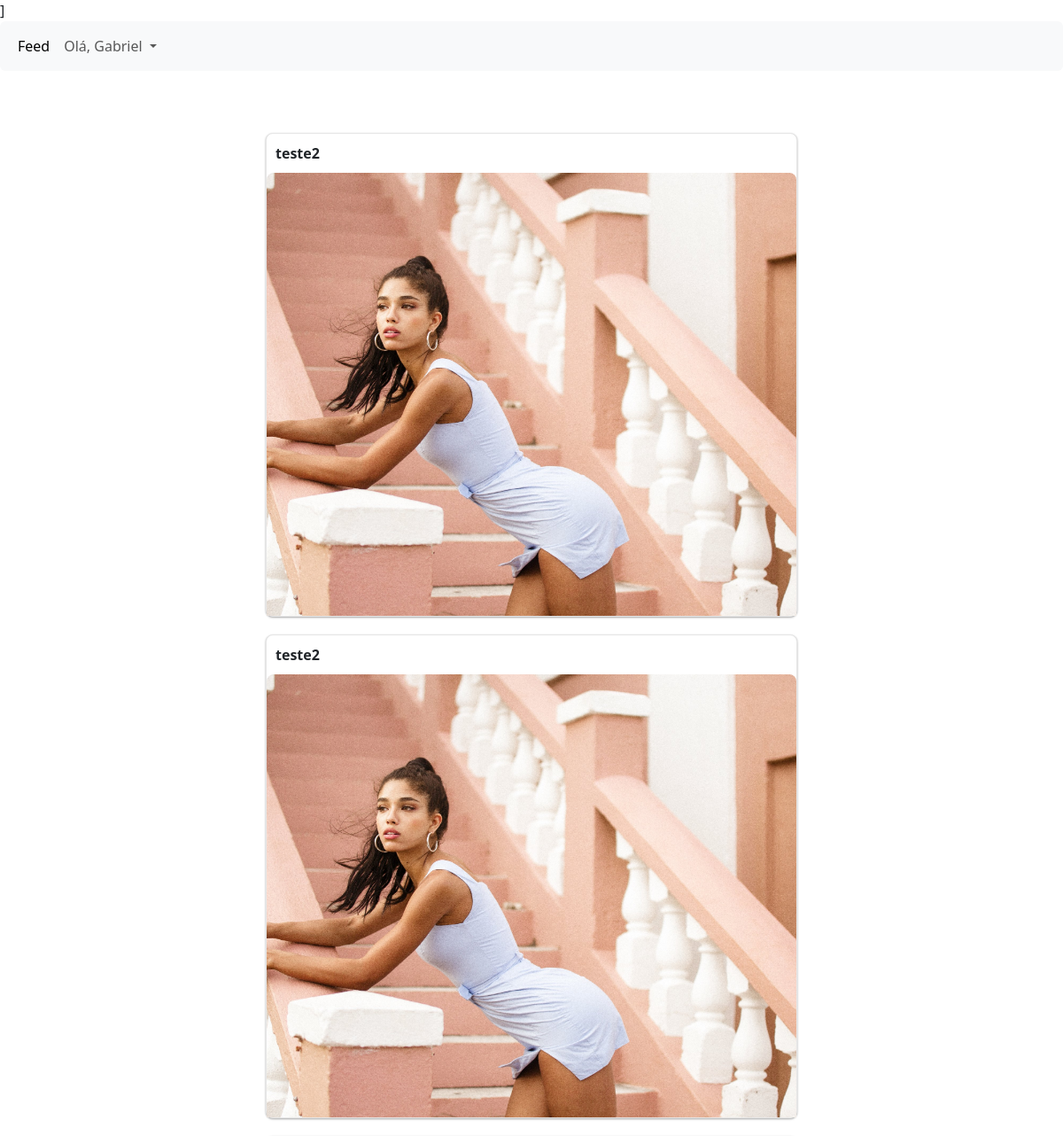
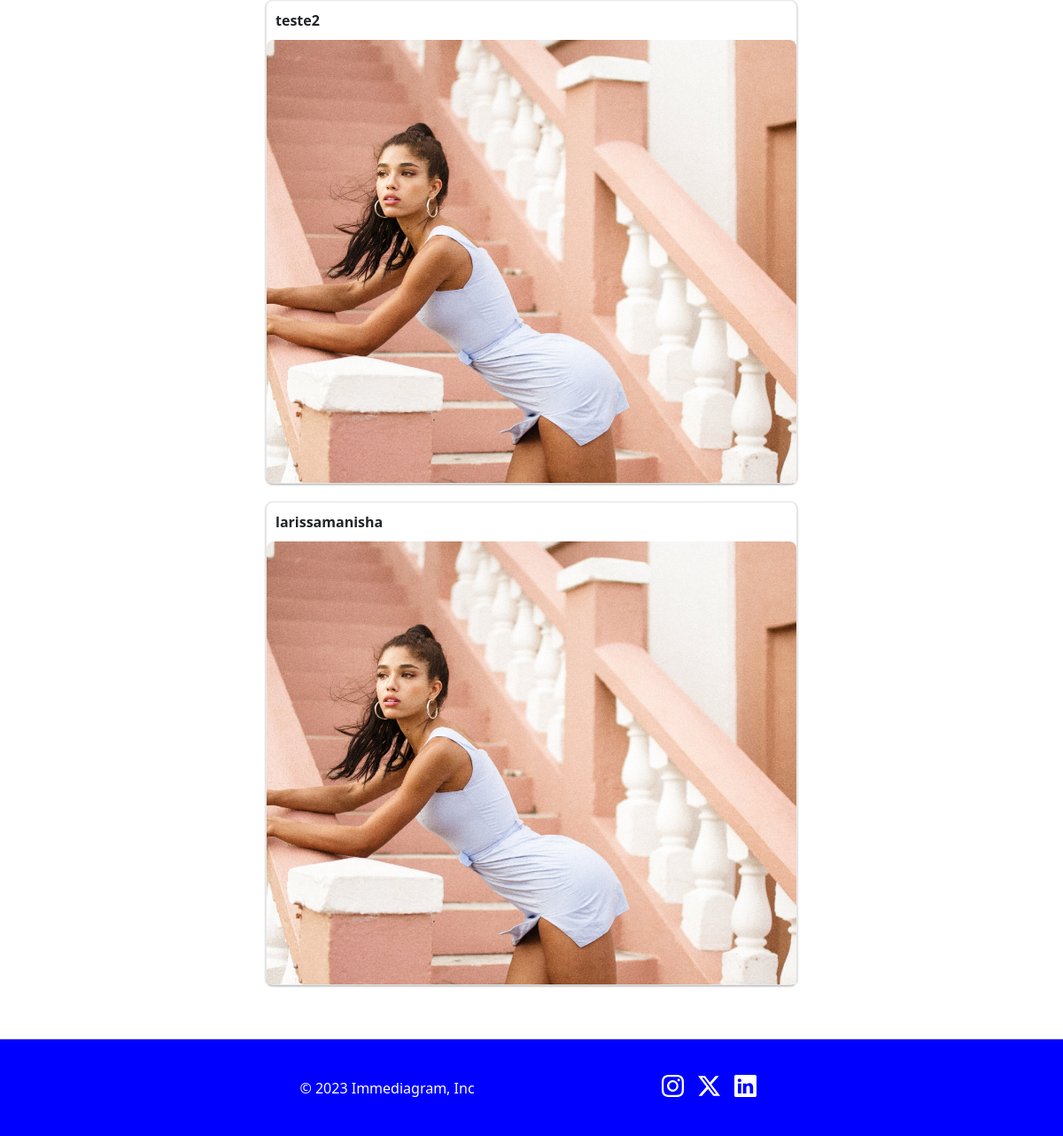
The app's page /feed (signed in), older data (2 pictures, top to bottom).
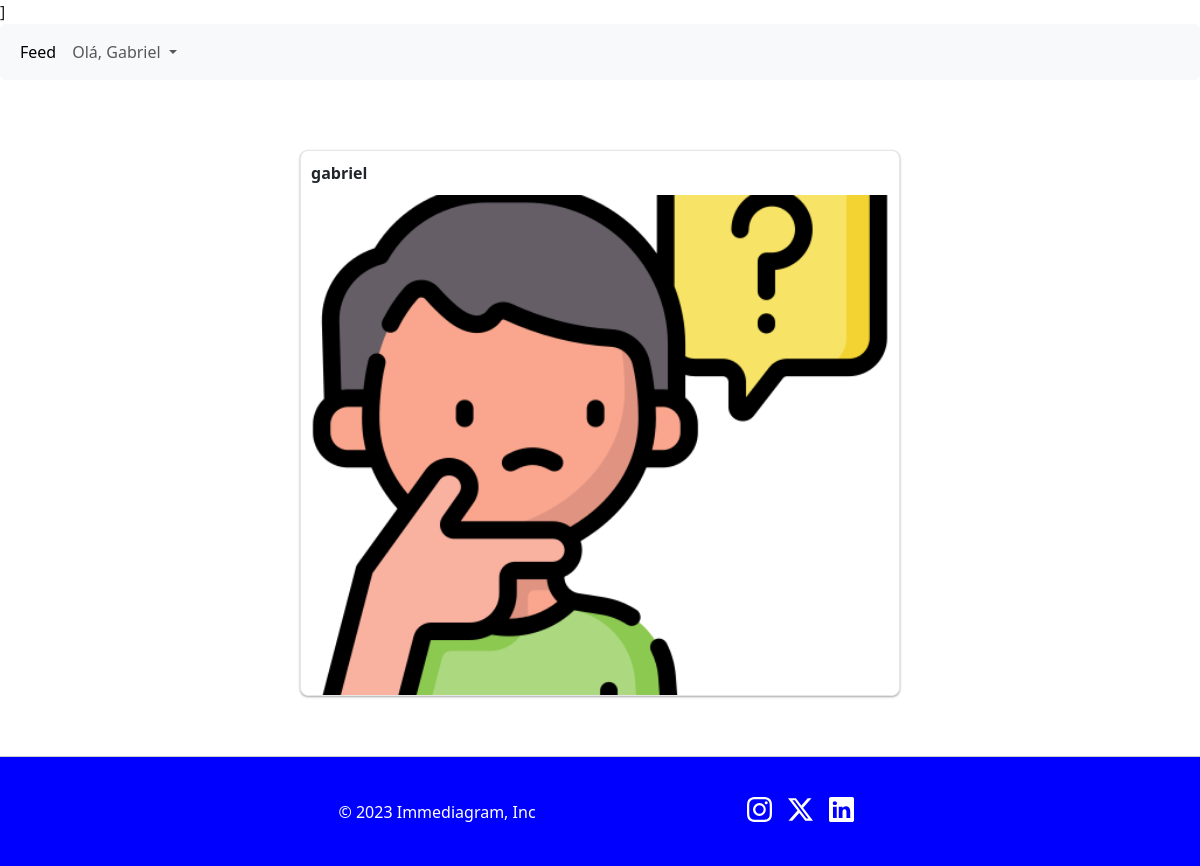
The same page, newer data.
### app_imediagram/models.py (models this page shows)
class Usuario(database.Model, UserMixin):
    id = database.Column(database.Integer, primary_key=True)
    username = database.Column(database.String, nullable=False)
    email = database.Column(database.String, nullable=False, unique=True)
    senha = database.Column(database.String, nullable=False)
    fotos = database.relationship("Foto", backref="usuario", lazy=True)

class Foto(database.Model):
    id = database.Column(database.Integer, primary_key=True)
    imagem = database.Column(database.String, default="default.png")
    data_criacao = database.Column(database.DateTime, nullable=False, default=datetime.utcnow())
    id_usuario = database.Column(database.Integer, database.ForeignKey('usuario.id'), nullable=False)

### app_imediagram/routes.py (the view)
@app.route("/feed")
@login_required
def feed():
    fotos = Foto.query.order_by(Foto.data_criacao.desc()).all()
    usuario = current_user
    return render_template("feed.html", fotos=fotos, usuario=usuario)

### app_imediagram/models.py (called while the page is built)
@login_manager.user_loader
def load_usuario(id_usuario):
    return Usuario.query.get(int(id_usuario))

### app_imediagram/templates/feed.html (shortened to what this page needs)
{% extends('homepage.html') %}
{% block content %}
<div class="photo-feed-container">
    <div class="photo-feed">
        {% for foto in fotos %}
        <div class="photo-item">
            <p>{{ foto.usuario.username }}</p>
            <img class="photo" src="{{ url_for('static', filename='fotos_posts/' + foto.imagem) }}"
                 alt="Photo">
        </div>
        {% endfor %}
    </div>
</div>
{% endblock %}

### app_imediagram/templates/homepage.html (shortened to what this page needs)
<!DOCTYPE html>
<html lang="en">
<head>
    <link href="https://cdn.jsdelivr.net/npm/bootstrap@5.3.2/dist/css/bootstrap.min.css" rel="stylesheet">
    <link rel="stylesheet" href="https://cdn.jsdelivr.net/npm/bootstrap-icons@1.11.1/font/bootstrap-icons.css">
    <link href={{ url_for('static', filename = '../static/css/sign-in.css') }} rel="stylesheet">
    <link href={{ url_for('static', filename = '../static/css/feed.css') }} rel="stylesheet">
    <link href={{ url_for('static', filename='../static/css/navbars.css') }} rel="stylesheet">
    <link href={{ url_for('static', filename = '../static/css/footer.css') }} rel="stylesheet">
    <link href={{ url_for('static', filename='../static/css/perfil.css') }} rel="stylesheet">]
</head>
<body>
<div>
    {% if current_user.is_authenticated %}
        {% block navbar %}
            {% include('navbar.html') %}
        {% endblock %}
    {% endif %}
<div>
    {% block content %}{% endblock %}
</div>
<div>
    {% block footer %}
        {% include ('footer.html') %}
    {% endblock %}
</div>
</body>
</html>

### app_imediagram/templates/navbar.html (shortened to what this page needs)
<nav class="navbar navbar-expand-lg bg-body-tertiary rounded">
      <div class="container-fluid">
        <div class="collapse navbar-collapse d-lg-flex" id="navbarsExample11">
          <ul class="navbar-nav col-lg-6">
            <li class="nav-item">
              <a class="nav-link active" aria-current="page" href={{ url_for('feed') }}>Feed</a>
            </li>
             <li class="nav-item dropdown">
            <a class="nav-link dropdown-toggle text-capitalize" href="#" data-bs-toggle="dropdown" aria-expanded="false">Olá, {{ usuario.username }} </a>
          </li>
          </ul>
        </div>
      </div>
    </nav>
</body>
</html>

### app_imediagram/templates/footer.html (shortened to what this page needs)
<div class="footer">
    <footer class="d-flex flex-wrap justify-content-center align-items-center py-3 my-4">
        <div class="col-md-4 d-flex align-items-center justify-content-between">
            <span class="mb-3 mb-md-0 text-white">&copy; 2023 Immediagram, Inc</span>
        </div>
        <div class="mx-2">
            <a href="#">
            </a>
        </div>
        <div class="mx-2">
            <a href="#">
                <svg xmlns="http://www.w3.org/2000/svg" width="25" height="25" fill="currentColor"
                     class="bi bi-twitter-x text-white" viewBox="0 0 16 16">
                    <path d="M12.6.75h2.454l-5.36 6.142L16 15.25h-4.937l-3.867-5.07-4.425 5.07H.316l5.733-6.57L0 .75h5.063l3.495 4.633L12.601.75Zm-.86 13.028h1.36L4.323 2.145H2.865l8.875 11.633Z"/>
                </svg>
            </a>
        </div>
        <div class="mx-2">
            <a href="#">
            </a>
        </div>
    </footer>
</div>

### app_imediagram/static/css/sign-in.css (style rules this page uses)
html, body { height: 100%; }
.bi { vertical-align: -.125em; fill: currentColor; }

### app_imediagram/static/css/feed.css (style rules this page uses)
.photo-feed-container { max-width: 600px; margin: 0 auto; padding-top: 50px; }
.photo-feed { list-style: none; padding: 0px; margin: 0; display: flex; flex-wrap: wrap; justify-content: center; width: 100%; padding-bottom: 150px; }
.photo-item { width: 100%; margin-bottom: 20px; background-color: #fff; border: 1px solid #e6e6e6; border-radius: 8px; box-shadow: 0 1px 3px rgba(0, 0, 0, 0.12), 0 1px 2px rgba(0, 0, 0, 0.24); transition: transform 0.2s ease-in-out; text-align: center; display: flex; flex-direction: column; }
.photo-item .photo { max-width: 100%; height: 500px; border-radius: 8px 8px 0 0; object-fit: cover; }
.photo-item p:nth-child(1) { font-weight: bold; margin: 10px 10px; text-align: left; }

### app_imediagram/static/css/navbars.css (style rules this page uses)
body { padding-bottom: 20px; }
.navbar { margin-bottom: 20px; }
.bi { vertical-align: -.125em; fill: currentColor; }

### app_imediagram/static/css/footer.css (style rules this page uses)
.bi { vertical-align: -.125em; fill: currentColor; }
.footer { position: fixed; bottom: 0; left: 0; width: 100%; background-color: blue; border-top: 1px solid #ccc; }

Row changes from the older to the newer data that the page shows:
removed Foto: usuario.username "teste2", imagem (picture)
removed Foto: usuario.username "teste2", imagem (picture)
removed Foto: usuario.username "teste2", imagem (picture)
removed Foto: usuario.username "larissamanisha", imagem (picture)
added Foto: usuario.username "gabriel", imagem (picture)
